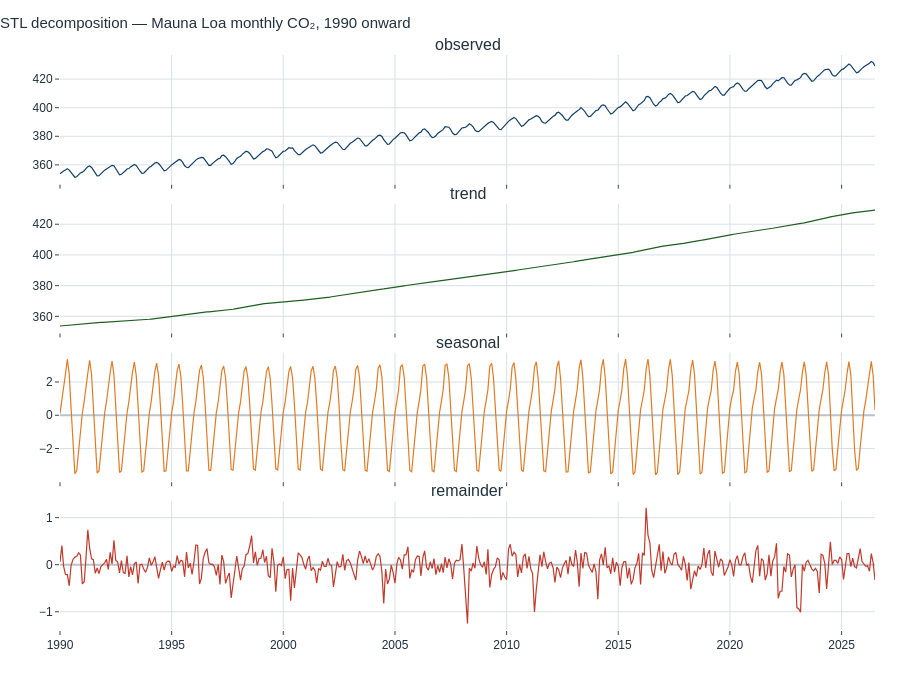

Notebook cell for this chart:
### Markdown cell above
---
## 4. Decomposition, case 1: seasonality that is real

Mauna Loa CO₂ has a seasonal cycle with a mechanism you can name: Northern
Hemisphere plants draw down CO₂ through the growing season and release it as
vegetation decays. That test — *can I name the mechanism?* — is the one that
separates this section from the next.

### Code cell
y = co2["co2"].loc["1990":].dropna()
stl = STL(y, period=12, seasonal=13, robust=True).fit()

E.plot_stl(stl, title="STL decomposition — Mauna Loa monthly CO₂, 1990 onward").show()

amp = stl.seasonal.loc["2020":].max() - stl.seasonal.loc["2020":].min()
print(f"trend rise over the window : {stl.trend.iloc[-1] - stl.trend.iloc[0]:+.1f} ppm")
print(f"seasonal peak-to-trough    : {amp:.1f} ppm")
print(f"remainder sd               : {stl.resid.std():.2f} ppm "
      f"({stl.resid.std() / amp * 100:.0f}% of the seasonal amplitude)")

### Figure 1 — Plotly figure (JSON) as saved in the notebook; plotly's stock layout.template omitted (floating-point values rounded to 4 significant figures; data arrays with more than 128 entries replaced by an {"elided": "..."} marker saying what was removed)
{"data": [{"line": {"color": "#123F69", "width": 1.2}, "name": "observed", "type": "scatter", "x": {"elided": "439 str values"}, "xaxis": "x", "y": {"elided": "439 float values"}, "yaxis": "y"}, {"line": {"color": "#1F5E20", "width": 1.2}, "name": "trend", "type": "scatter", "x": {"elided": "439 str values"}, "xaxis": "x2", "y": {"elided": "439 float values"}, "yaxis": "y2"}, {"line": {"color": "#E07B24", "width": 1.2}, "name": "seasonal", "type": "scatter", "x": {"elided": "439 str values"}, "xaxis": "x3", "y": {"elided": "439 float values"}, "yaxis": "y3"}, {"line": {"color": "#C0392B", "width": 1.2}, "name": "remainder", "type": "scatter", "x": {"elided": "439 str values"}, "xaxis": "x4", "y": {"elided": "439 float values"}, "yaxis": "y4"}], "layout": {"annotations": [{"font": {"size": 16}, "showarrow": false, "text": "observed", "x": 0.5, "xanchor": "center", "xref": "paper", "y": 1, "yanchor": "bottom", "yref": "paper"}, {"font": {"size": 16}, "showarrow": false, "text": "trend", "x": 0.5, "xanchor": "center", "xref": "paper", "y": 0.7413, "yanchor": "bottom", "yref": "paper"}, {"font": {"size": 16}, "showarrow": false, "text": "seasonal", "x": 0.5, "xanchor": "center", "xref": "paper", "y": 0.4825, "yanchor": "bottom", "yref": "paper"}, {"font": {"size": 16}, "showarrow": false, "text": "remainder", "x": 0.5, "xanchor": "center", "xref": "paper", "y": 0.2238, "yanchor": "bottom", "yref": "paper"}], "height": 680, "showlegend": false, "title": {"text": "STL decomposition — Mauna Loa monthly CO₂, 1990 onward"}, "xaxis": {"anchor": "y", "domain": [0, 1], "matches": "x4", "showticklabels": false}, "xaxis2": {"anchor": "y2", "domain": [0, 1], "matches": "x4", "showticklabels": false}, "xaxis3": {"anchor": "y3", "domain": [0, 1], "matches": "x4", "showticklabels": false}, "xaxis4": {"anchor": "y4", "domain": [0, 1]}, "yaxis": {"anchor": "x", "domain": [0.7762, 1]}, "yaxis2": {"anchor": "x2", "domain": [0.5175, 0.7413]}, "yaxis3": {"anchor": "x3", "domain": [0.2588, 0.4825]}, "yaxis4": {"anchor": "x4", "domain": [0, 0.2238]}}}
